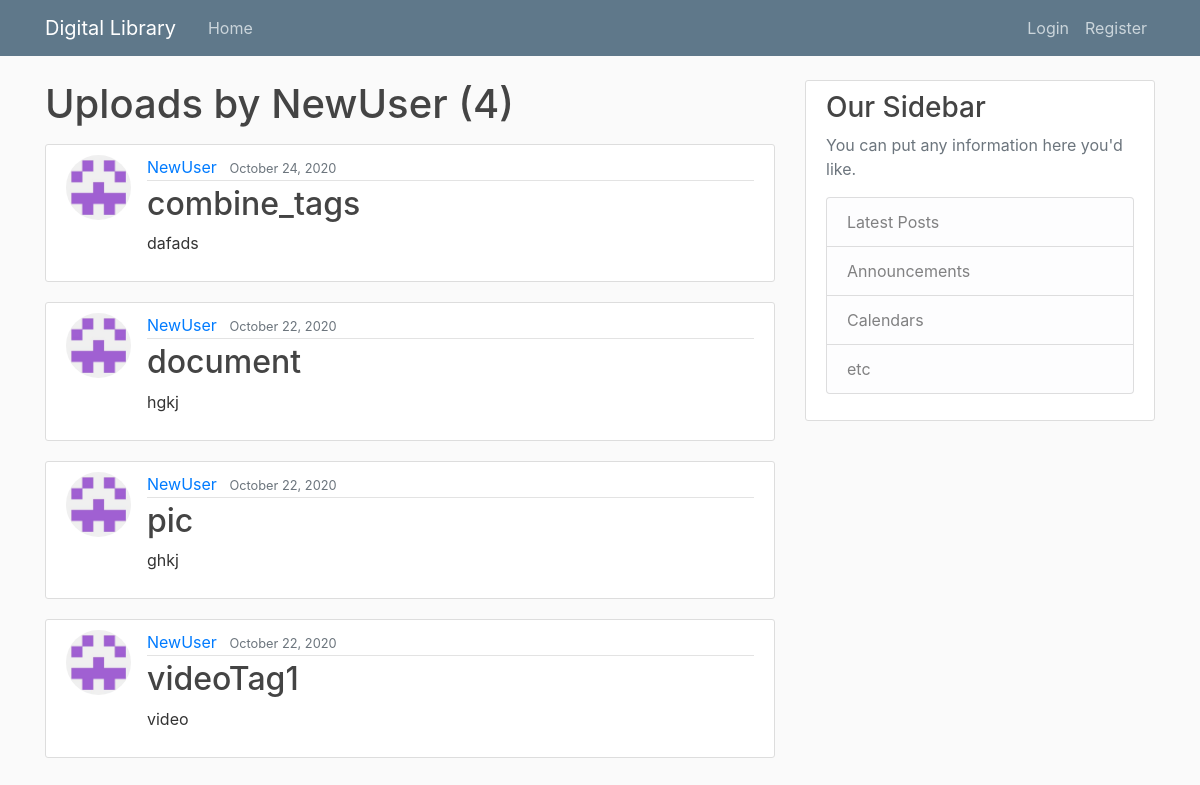
The page /user/NewUser/ on the database its author committed.
### Storage/models.py (models this page shows, shortened)
class Upload(models.Model):
    title = models.CharField(max_length=50)
    content = models.TextField()
    date = models.DateTimeField(default=timezone.now)
    user = models.ForeignKey(User, on_delete=models.CASCADE)
    tags = models.ManyToManyField(Tag, help_text="Select the tags")

### Users/models.py (models this page shows, shortened)
class Profile(models.Model):
    user = models.OneToOneField(User, on_delete=models.CASCADE)
    image = models.ImageField(default='default.jpg', upload_to='profile_pics')

### Storage/views.py (the view)
# urls.py: path('user/<str:username>/', UserUploadListView.as_view(), name='User-uploads'),
class UserUploadListView(ListView):
    model = Upload
    template_name = 'Storage/user_uploads.html'
    context_object_name = 'uploads'
    paginate_by = 4
    def get_queryset(self):
        user = get_object_or_404(User, username=self.kwargs.get('username'))
        return Upload.objects.filter(user=user).order_by('-date')

### Storage/templates/Storage/user_uploads.html (shortened to what this page needs)
{% extends "Storage/base.html" %}
{% block content %}
    <h1 class="mb-3">Uploads by {{ view.kwargs.username }} ({{ page_obj.paginator.count }}) </h1>
    {% for upload in uploads %}
        <article class="media content-section">
            <img class="rounded-circle article-img" src="{{ upload.user.profile.image.url }}">
          <div class="media-body">
            <div class="article-metadata">
              <a class="mr-2" href="{% url 'User-uploads' upload.user.username %}">{{ upload.user }}</a>
              <small class="text-muted">{{ upload.date|date:"F d, Y" }}</small>
            </div>
            <h2><a class="article-title" href="{% url 'Content-detail' upload.id %}">{{ upload.title }}</a></h2>
            <p class="article-content">{{ upload.content }}</p>
          </div>
        </article>
    {% endfor %}
{% endblock content%}

### Storage/static/Storage/main.css (style rules this page uses)
body { background: #fafafa; color: #333333; margin-top: 5rem; }
h1, h2, h3, h4, h5, h6 { color: #444444; }
.content-section { background: #ffffff; padding: 10px 20px; border: 1px solid #dddddd; border-radius: 3px; margin-bottom: 20px; }
.article-title { color: #444444; }
.article-content { white-space: pre-line; }
.article-img { height: 65px; width: 65px; margin-right: 16px; }
.article-metadata { padding-bottom: 1px; margin-bottom: 4px; border-bottom: 1px solid #e3e3e3 }

### rows shown on the page
Upload: user.profile.image (placeholder picture), user "NewUser", date "October 24, 2020", title "combine_tags", content "dafads"
Upload: user.profile.image (placeholder picture), user "NewUser", date "October 22, 2020", title "document", content "hgkj"
Upload: user.profile.image (placeholder picture), user "NewUser", date "October 22, 2020", title "pic", content "ghkj"
Upload: user.profile.image (placeholder picture), user "NewUser", date "October 22, 2020", title "videoTag1", content "video"

### other values the page prints
{{ view.kwargs.username }} "NewUser"
{{ page_obj.paginator.count }} "4"
